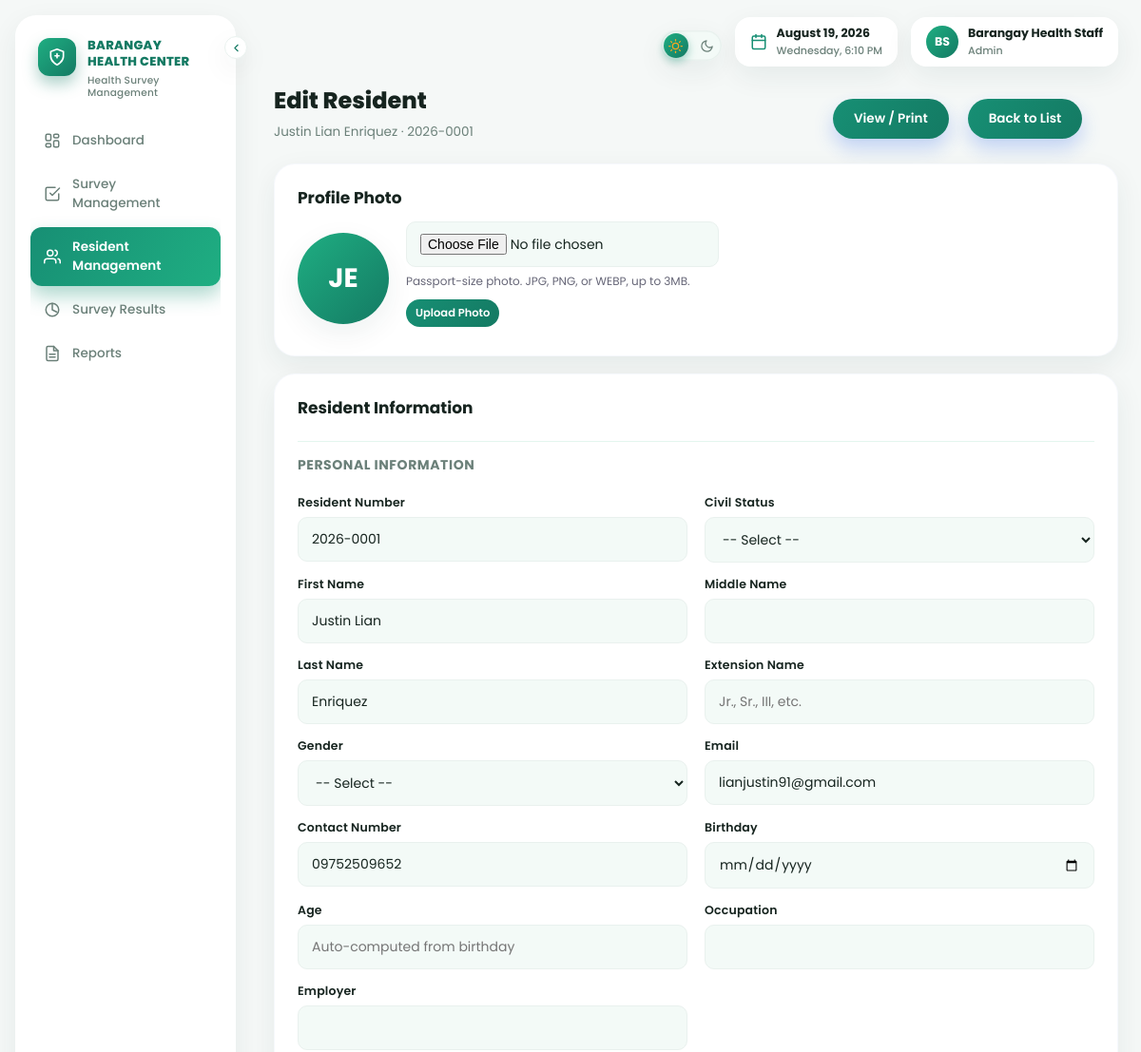
Before: /staff/resident_edit.php?resident_id=1 (signed in, upper part) with the older database file.
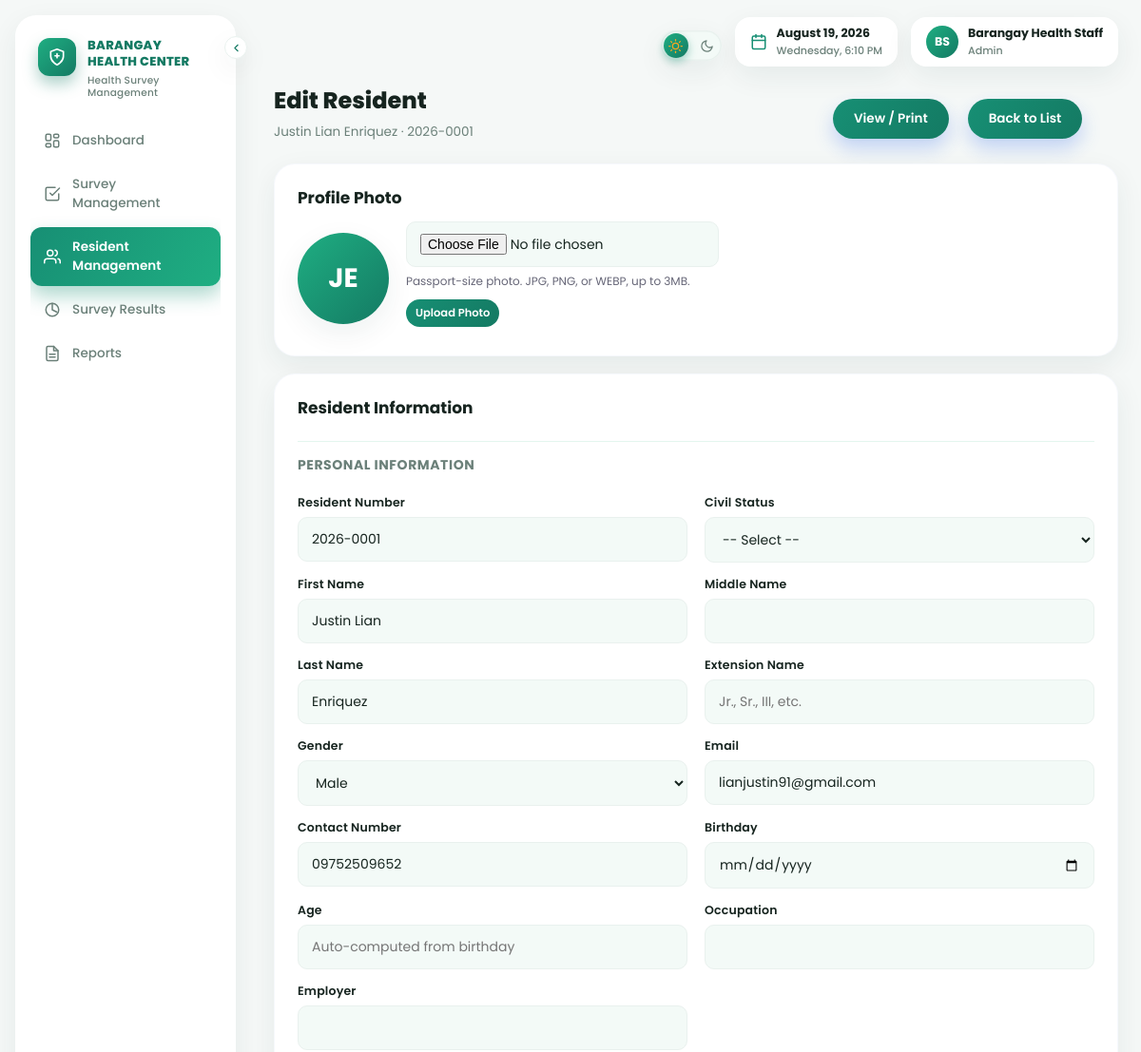
After: the same page with the newer database file.
### tables this page shows
CREATE TABLE IF NOT EXISTS residents (

    resident_id INT AUTO_INCREMENT PRIMARY KEY,

    resident_number VARCHAR(20) NOT NULL UNIQUE,

    first_name VARCHAR(50) NOT NULL,

    last_name VARCHAR(50) NOT NULL,

    middle_name VARCHAR(50),

    extension_name VARCHAR(10),

    gender ENUM(
        'Male',
        'Female'
    ) DEFAULT NULL,

    civil_status ENUM(
        'Single',
        'Married',
        'Widowed',
        'Separated',
        'Divorced'
    ) DEFAULT NULL,

    email VARCHAR(100),

    contact_number VARCHAR(20),

    address VARCHAR(150),

    birthday DATE DEFAULT NULL,

    age INT DEFAULT NULL,

    occupation VARCHAR(100),

    employer VARCHAR(100),

    employer_address VARCHAR(150),

    father_name VARCHAR(100),

    mother_name VARCHAR(100),

    spouse_name VARCHAR(100),

    spouse_occupation VARCHAR(100),

    spouse_employer VARCHAR(100),

    reference1_name VARCHAR(100),

    reference1_signature VARCHAR(100),

    reference2_name VARCHAR(100),

    reference2_signature VARCHAR(100),

    photo VARCHAR(255) DEFAULT NULL,

    status ENUM(
        'active',
        'archived'
    ) NOT NULL DEFAULT 'active',

    password VARCHAR(255) NOT NULL,

    is_first_login TINYINT(1) NOT NULL DEFAULT 1,

    created_at TIMESTAMP DEFAULT CURRENT_TIMESTAMP,

    updated_at TIMESTAMP
        DEFAULT CURRENT_TIMESTAMP
        ON UPDATE CURRENT_TIMESTAMP

);

### includes/functions.php (called while the page is built, shortened)
<?php
function e($string) {
    return htmlspecialchars($string ?? "", ENT_QUOTES, "UTF-8");
}
function full_resident_name($r) {
    $parts = [
        $r["first_name"] ?? "",
        $r["middle_name"] ?? "",
        $r["last_name"] ?? "",
    ];
    $name = trim(preg_replace("/\s+/", " ", implode(" ", array_filter($parts, fn($p) => trim((string)$p) !== ""))));
    return $name;
}
function resident_photo_url($photo) {
    if (empty($photo)) return null;
    return RESIDENT_PHOTO_URL . rawurlencode($photo);
}
?>

### staff/resident_edit.php (the view, shortened to what the changed rows need)
<?php
require_once __DIR__ . "/../includes/functions.php";
$resident_id =
    (int) (
        $_GET["resident_id"]
        ?? $_POST["resident_id"]
        ?? 0
    );
function get_edit_resident(
    $conn,
    $resident_id
) {
    $stmt =
        $conn->prepare("
            SELECT *
            FROM residents
            WHERE resident_id = ?
            LIMIT 1
        ");
    $stmt->bind_param(
        "i",
        $resident_id
    );
    $stmt->execute();
    $resident =
        $stmt
            ->get_result()
            ->fetch_assoc();
    return $resident;
}
$resident =
    get_edit_resident(
        $conn,
        $resident_id
    );
$photo_url =
    resident_photo_url(
        $resident["photo"]
        ?? ""
    );
$initials =
    strtoupper(
        substr(
            $resident["first_name"]
            ?? "",
            0,
            1
        )
        .
        substr(
            $resident["last_name"]
            ?? "",
            0,
            1
        )
    );
?>
<!DOCTYPE html>
<html lang="en">
<head>
<link
    rel="stylesheet"
    href="../assets/css/style.css?v=<?= filemtime(__DIR__ . "/../assets/css/style.css") ?>"
>
</head>
<body>
<div class="container">
<div class="welcome-header">
    <div>
        <h1>
            Edit Resident
        </h1>
        <p>
            <?= e(
                full_resident_name(
                    $resident
                )
            ) ?>
            &middot;
            <?= e(
                $resident[
                    "resident_number"
                ]
            ) ?>
        </p>
    </div>
</div>
<div class="card">
    <h2>
        Profile Photo
    </h2>
    <form
        method="POST"
        enctype="multipart/form-data"
        class="photo-uploader"
    >
        <div class="avatar-lg">
            <?php if (
                $photo_url
            ): ?>
                <img
                    src="<?= e(
                        $photo_url
                    ) ?>"
                    alt="Resident photo"
                >
            <?php else: ?>
                <?= e(
                    $initials
                ) ?>
            <?php endif; ?>
        </div>
        <div>
            <input
                type="file"
                name="photo"
                accept="image/png, image/jpeg, image/webp"
            >
            <p
                style="
                    font-size:12px;
                    color:#667;
                    margin:6px 0 0;
                "
            >
            </p>
            <button
                type="submit"
                class="btn btn-sm"
                style="margin-top:10px;"
            >
            </button>
        </div>
    </form>
</div>
<div class="card">
    <h2>
        Resident Information
    </h2>
    <form
        method="POST"
        id="residentEditForm"
    >
        <div class="field-grid-2">
            <div class="register-field">
                <label>
                    Resident Number
                </label>
                <input
                    type="text"
                    name="resident_number"
                    required
                    value="<?= e(
                        $resident[
                            "resident_number"
                        ]
                    ) ?>"
                >
            </div>
            <div class="register-field">
                <label>
                    First Name
                </label>
                <input
                    type="text"
                    name="first_name"
                    required
                    value="<?= e(
                        $resident[
                            "first_name"
                        ]
                    ) ?>"
                >
            </div>
            <div class="register-field">
                <label>
                    Last Name
                </label>
                <input
                    type="text"
                    name="last_name"
                    required
                    value="<?= e(
                        $resident[
                            "last_name"
                        ]
                    ) ?>"
                >
            </div>
            <div class="register-field">
                <label>
                    Gender
                </label>
                <select
                    name="gender"
                >
                    <option value="">
                        -- Select --
                    </option>
                    <option
                        value="Male"
                        <?= (
                            ($resident["gender"] ?? "")
                            ===
                            "Male"
                        )
                            ? "selected"
                            : ""
                        ?>
                    >
                        Male
                    </option>
                </select>
            </div>
            <div class="register-field">
                <label>
                    Email
                </label>
                <input
                    type="email"
                    name="email"
                    value="<?= e(
                        $resident[
                            "email"
                        ]
                    ) ?>"
                >
            </div>
            <div class="register-field">
                <label>
                    Contact Number
                </label>
                <input
                    type="text"
                    name="contact_number"
                    maxlength="11"
                    inputmode="numeric"
                    value="<?= e(
                        $resident[
                            "contact_number"
                        ]
                    ) ?>"
                >
            </div>
            <div class="register-field">
                <label>
                    Age
                </label>
                <input
                    type="text"
                    id="ageDisplay"
                    value="<?=
                        $resident["age"] !== null
                            ? e(
                                $resident["age"]
                            )
                            : ""
                    ?>"
                    disabled
                    placeholder="Auto-computed from birthday"
                >
            </div>
        </div>
    </form>
</div>
</div>
</body>
</html>

Changed rows visible on the page:
changed residents "JE": gender (not shown) → "Male"
Other visible differences:
form field gender: "-- Select --" → (not shown)
